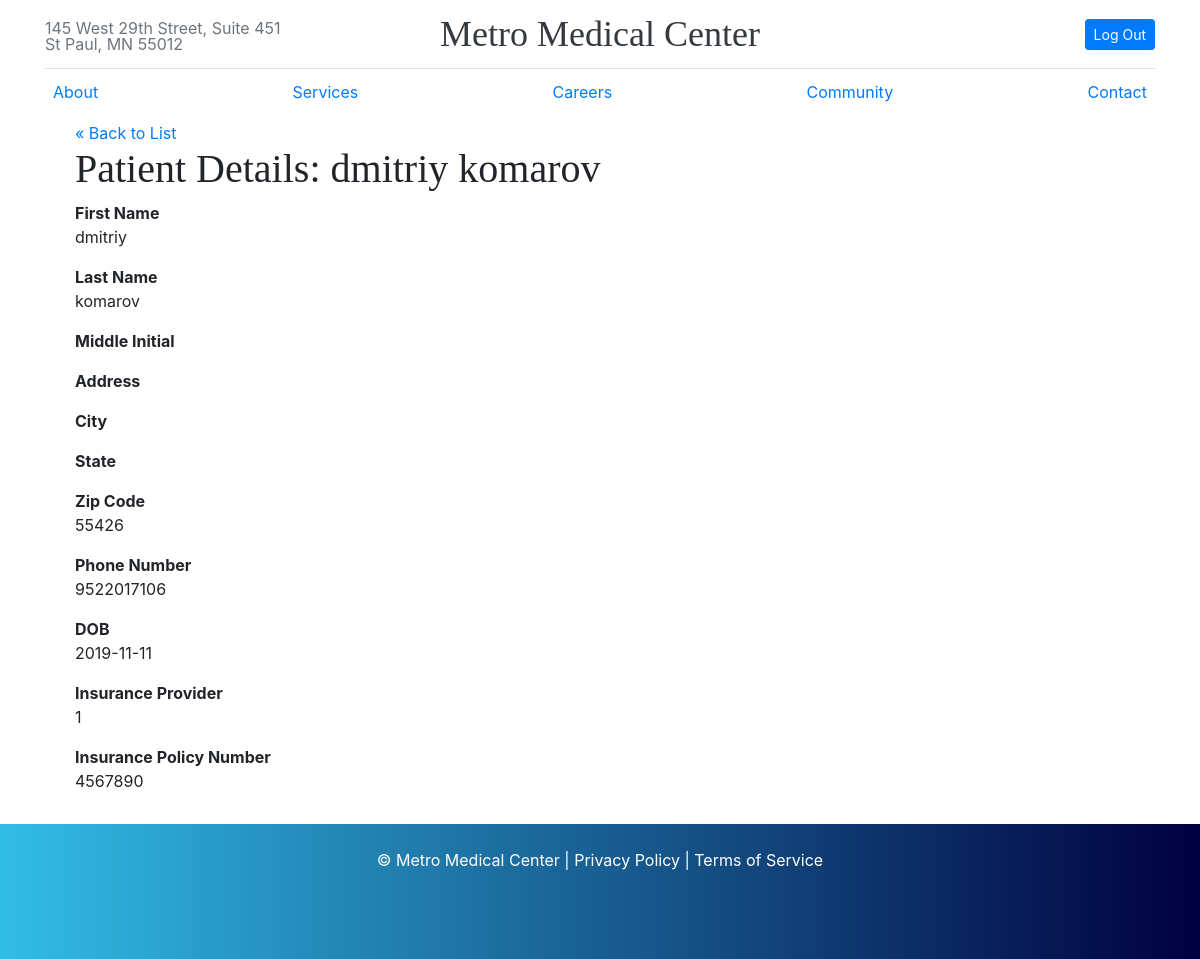
/metromed/public/administrator/patients/view.php (signed in), run on the app's committed database.
### tables this page shows
CREATE TABLE user (
    user_id int NOT NULL AUTO_INCREMENT,
    email varchar(50) NOT NULL UNIQUE KEY,
    password varchar(255) NOT NULL,
    role varchar(15) DEFAULT NULL,
    enabled int DEFAULT NULL,
    PRIMARY KEY (user_id),
    FOREIGN KEY (user_id) REFERENCES user_info(user_id)
);

CREATE TABLE user_info (
    user_id int NOT NULL AUTO_INCREMENT ,
    f_name varchar(50) NOT NULL,
    l_name varchar(50) NOT NULL,
    m_name varchar(50) NOT NULL,
    address varchar(255) NOT NULL,
    city varchar(50) NOT NULL,
    state varchar(50) NOT NULL,
    zip varchar(50) NOT NULL,
    phone_number bigint NOT NULL,
    dob DATE,
    ins_id int NOT NULL,
    policy_number varchar(50),
    PRIMARY KEY (user_id),
    FOREIGN KEY (ins_id) REFERENCES insurance(ins_id)
);

### metromed/private/functions.php (called while the page is built, shortened)
<?php
function url_for($script_path) {
  if($script_path[0] != '/') {
    $script_path = "/" . $script_path;
  }
  return WWW_ROOT . $script_path;
}
function h($string="") {
  return htmlspecialchars($string);
}
?>

### metromed/private/query_functions.php (called while the page is built, shortened)
<?php
  function find_user_by_id($id) {
    global $db;
    $sql = "SELECT i.*, u.email, u.role, u.enabled FROM user_info AS i, user AS u ";
    $sql .= "WHERE i.user_id='" . $id . "'" . " AND u.user_id='" . $id . "'";
    $sql .= ";";
    $result = mysqli_query($db, $sql);
    $patient = mysqli_fetch_assoc($result);
    return $patient;
  }
?>

### metromed/public/administrator/patients/view.php (the view, shortened to what this page needs)
<?php
include(SHARED_PATH . '/metromed_header.php');
$user_id = $_GET['user_id'] ?? '1';
$patient = find_user_by_id($user_id);
?>
<div id="content">
  <a class="back-link" href="<?php echo url_for('/administrator/patients/index.php'); ?>">&laquo; Back to List</a>
  <div class="subject show">
    <h1>Patient Details: <?php echo h($patient['f_name'] . " " . $patient['l_name'] ); ?></h1>
    <div class="attributes">
      <dl>
        <dt>First Name</dt>
        <dd><?php echo h($patient['f_name'] ?? 'false'); ?></dd>
      </dl>
      <dl>
        <dt>Last Name</dt>
        <dd><?php echo h($patient['l_name'] ?? 'false'); ?></dd>
      </dl>
      <dl>
        <dt>Middle Initial</dt>
      </dl>
      <dl>
        <dt>Address</dt>
      </dl>
      <dl>
        <dt>City</dt>
      </dl>
      <dl>
        <dt>State</dt>
      </dl>
      <dl>
        <dt>Zip Code</dt>
        <dd><?php echo h($patient['zip'] ?? 'false'); ?></dd>
      </dl>
      <dl>
        <dt>Phone Number</dt>
        <dd><?php echo h($patient['phone_number'] ?? 'false'); ?></dd>
      </dl>
      <dl>
        <dt>DOB</dt>
        <dd><?php echo h($patient['dob'] ?? 'false'); ?></dd>
      </dl>
      <dl>
        <dt>Insurance Provider</dt>
        <dd><?php echo h($patient['ins_id'] ?? 'false'); ?></dd>
      </dl>
      <dl>
        <dt>Insurance Policy Number</dt>
        <dd><?php echo h($patient['policy_number'] ?? 'false'); ?></dd>
      </dl>
    </div>
  </div>
</div>
<?php include(SHARED_PATH . '/metromed_footer.php'); ?>

### metromed/public/assets/css/metromed.css (style rules this page uses)
body { min-height: 100vh; position: relative; margin: 0; padding-bottom: 150px; }
h1, h2, h3, h4, h5, h6 { font-family: "Playfair Display", Georgia, "Times New Roman", serif; }
#content { width: 920px; min-height: 500px; padding: 0 30px; }

### data on the page
user: user_id.l_name "dmitriy komarov", user_id.f_name "dmitriy", user_id.l_name "komarov", user_id.zip "55426", user_id.phone_number "9522017106", user_id.dob "2019-11-11", user_id.ins_id "1", user_id.policy_number "4567890"
